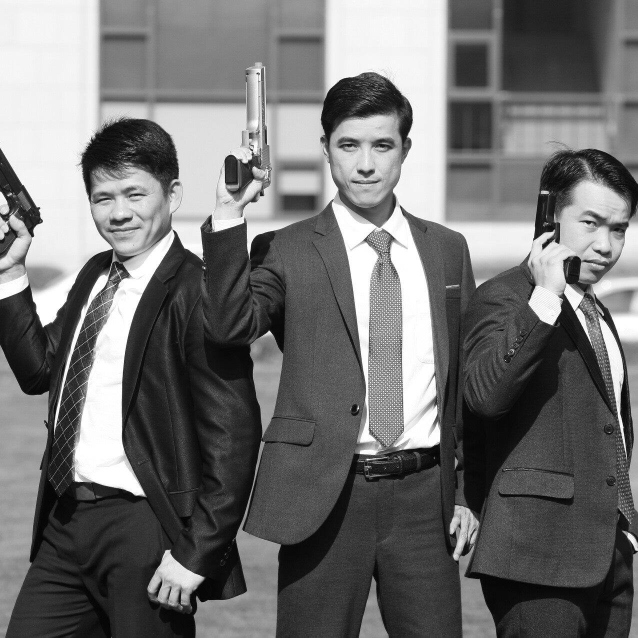
#> input picture Image-Processing-Lab-03-Huy/Sample.png, 1276 x 1276 px (shown at 1/2 size)
$ python Exercise21.py
#> lines starting #> are read from the running program, lines starting #| are printed output that depends on the picture; after the words box and inside, x2 and y2 are one past the last pixel; in counts of white or black regions, pixels touching at a corner belong together
from pathlib import Path
import numpy as np
import cv2 as cv


# Read image
IMAGE_PATH = (Path(__file__).resolve().parent).joinpath('Sample.png')
image = cv.imread(str(IMAGE_PATH))
#> image is the input picture: shape (1276, 1276, 3); min 0, max 255, mean 112.9

mask = np.zeros(image.shape[:2], dtype="uint8")
print(mask)
#> (printed output is left out)

# [11 lines of commented-out code are left out]
cv.circle(mask, (239, 418), 132, 255, -1)
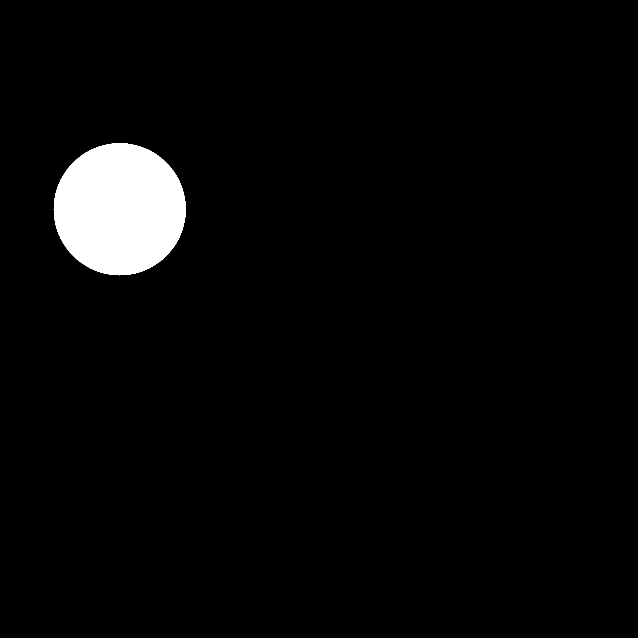
#> mask: shape (1276, 1276) (shown at 1/2 size); 3.4% white; 1 white region, box (x1, y1, x2, y2) and area: (107, 286, 372, 551) 54693
cv.circle(mask, (731, 326), 132, 255, -1)
cv.circle(mask, (1207, 479), 132, 255, -1)
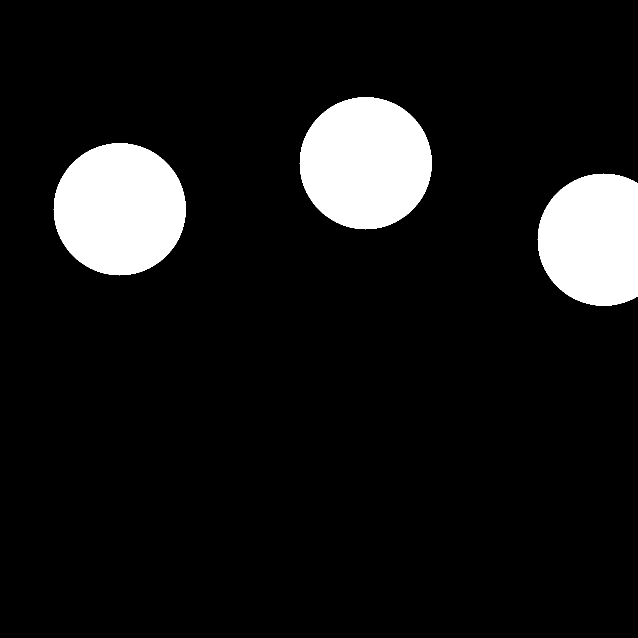
#> mask: shape (1276, 1276) (shown at 1/2 size); 9.5% white; 3 white regions, box (x1, y1, x2, y2) and area: (599, 194, 864, 459) 54693, (107, 286, 372, 551) 54693, (1075, 347, 1276, 612) 44575
cv.imshow('',mask)

# performing a bitwise_and with the image and the mask
masked = cv.bitwise_and(image, image, mask=mask)
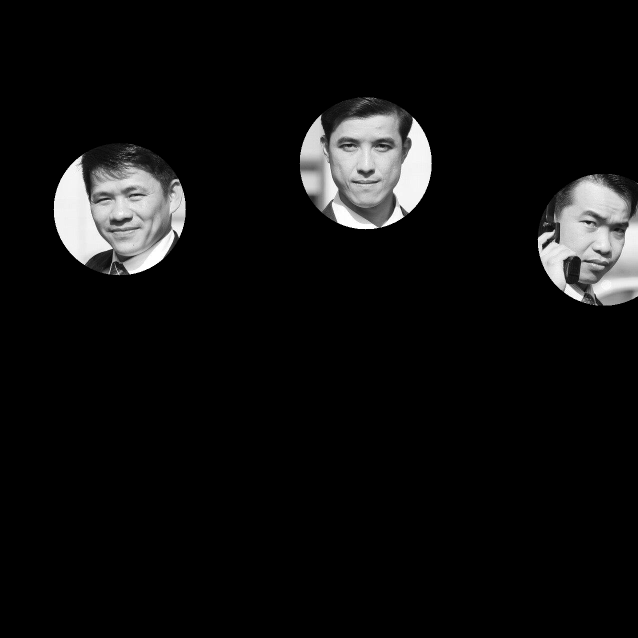
#> masked: shape (1276, 1276, 3) (shown at 1/2 size); min 0, max 255, mean 15

save_path = (Path(__file__).resolve().parent).joinpath(
    'Output')
cv.imwrite(str(save_path.joinpath('image_21.png')), masked)
cv.imshow( "Mask appLied to Tmage", masked)
cv.waitKey()
